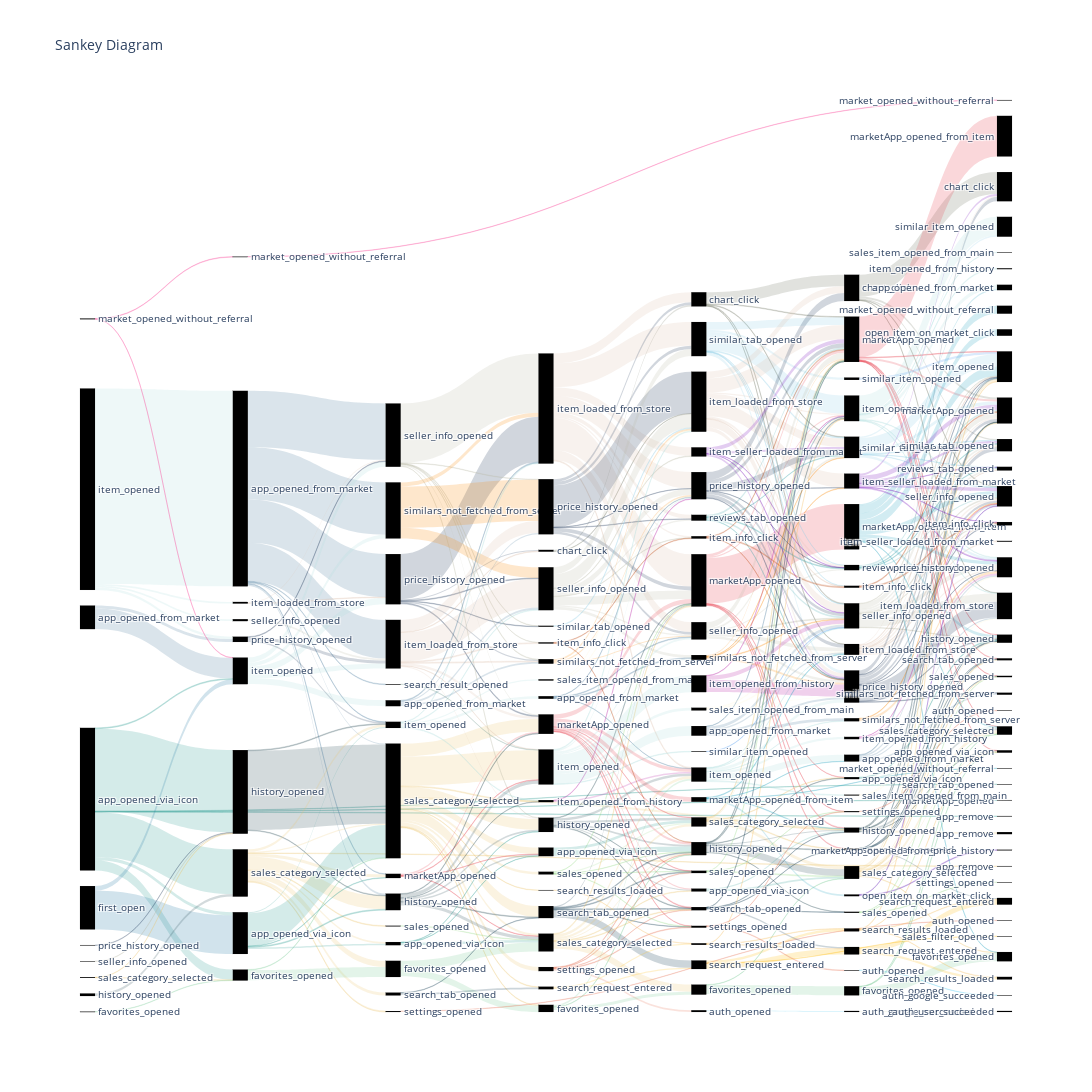

The notebook cell this image was saved under:
### Code cell
senkey_diagram

### Figure 1 — Plotly figure (JSON) as saved in the notebook; plotly's stock layout.template omitted (floating-point values rounded to 4 significant figures; data arrays with more than 128 entries replaced by an {"elided": "..."} marker saying what was removed)
{"data": [{"domain": {"x": [0, 1], "y": [0, 1]}, "link": {"color": {"elided": "475 str values"}, "label": {"elided": "475 str values"}, "source": {"elided": "475 int values"}, "target": {"elided": "475 int values"}, "value": {"elided": "475 int values"}}, "node": {"color": [], "label": {"elided": "219 str values"}, "line": {"color": "black", "width": 0.1}, "pad": 50, "thickness": 15}, "orientation": "h", "type": "sankey", "valueformat": ".0f"}], "layout": {"font": {"size": 10}, "height": 1200, "title": {"text": "Sankey Diagram"}, "width": 3000}}
